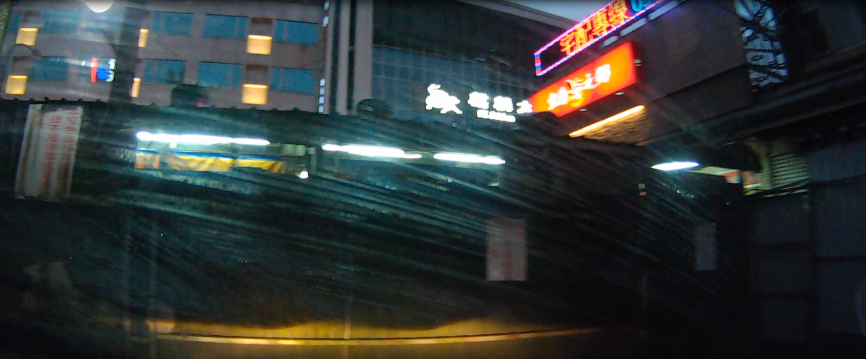
//> input picture RainDetection/light3.PNG, 1732 x 717 px, given in place of 0130.jpg, which was not available (shown at 1/2 size)
$ ./RainDetection   (built with g++ and OpenCV 4)
//> lines starting //> are read from the running program, lines starting //| are printed output that depends on the picture; after the words box and inside, x2 and y2 are one past the last pixel; in counts of white or black regions, pixels touching at a corner belong together; pictures that were not available may be replaced by others from this repository, and a replacement may not be noted
### RainDetection/stdafx.h
// stdafx.h : include file for standard system include files,
// or project specific include files that are used frequently, but
// are changed infrequently
//

#pragma once

#include "targetver.h"

#include <stdio.h>
#include <tchar.h>


// TODO: reference additional headers your program requires here

### RainDetection/RainDetection.cpp
// RainDetection.cpp : Defines the entry point for the console application.
//

#include "stdafx.h"
#include <opencv2\objdetect\objdetect.hpp>
#include <opencv2\highgui\highgui.hpp>
#include <opencv2\imgproc\imgproc.hpp>
#include <opencv2\core\core.hpp>
#include <iostream>

using namespace std;
using namespace cv;

string rainDropsCascadeName = "raindrops_cascade_night_300_100_21_haar.xml";
//string rainDropsCascadeName = "raindrops_cascade_daylight_300_100_30.xml";
CascadeClassifier raindropsCascade;


void detectAndDisplay(Mat frame)
{
	std::vector<Rect> drops;
	Mat gray;

	cvtColor(frame, gray, CV_BGR2GRAY);
	equalizeHist(gray, gray);

	//-- Detect faces
	raindropsCascade.detectMultiScale(gray, drops, 1.1, 1, 0, Size(1,1), Size(48,48));

	cout << "drops count : " << drops.size() << endl;

	for (size_t i = 0; i < drops.size(); i++)
	{
		Point center(drops[i].x + drops[i].width*0.5, drops[i].y + drops[i].height*0.5);
		ellipse(frame, center, Size(drops[i].width*0.5, drops[i].height*0.5), 0, 0, 360, Scalar(255, 0, 255), 1, 8, 0);
	}
	//-- Show what you got
	//namedWindow("Raindrops", 0);
	imshow("Raindrops", frame);
}

int _tmain(int argc, _TCHAR* argv[])
{
	VideoCapture capture("test/PX_test/MOV_0004-1.MOV");//影片路徑
	Mat frame;
	Mat image;
	Mat imageROI, imageGray, imageBin;

	//-- 1. Load the cascades
	if (!raindropsCascade.load(rainDropsCascadeName)) {
		cout << "Cannot load cascade file !!!" << endl;
		system("pause");
		return -1;
	}

	image = imread("0130.jpg");
//> image is the input picture: 717 rows x 1732 cols, CV_8UC3; mean B, G, R 54.9, 55.7, 49.7
	cvtColor(image, imageGray, CV_BGR2GRAY);
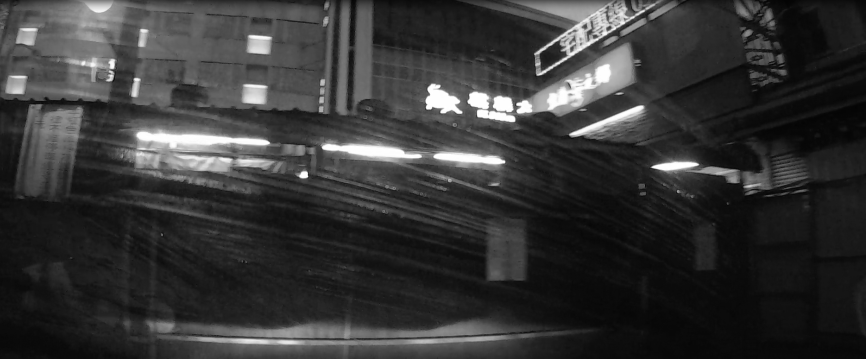
//> imageGray: 717 rows x 1732 cols, CV_8UC1 (shown at 1/2 size); min 0, max 255, mean 53.8
	//threshold(imageGray, )
	//namedWindow("Image", 0);
	imshow("Image", imageGray);

	imageROI = image(Rect(0, 0, image.cols, image.rows * 0.67));
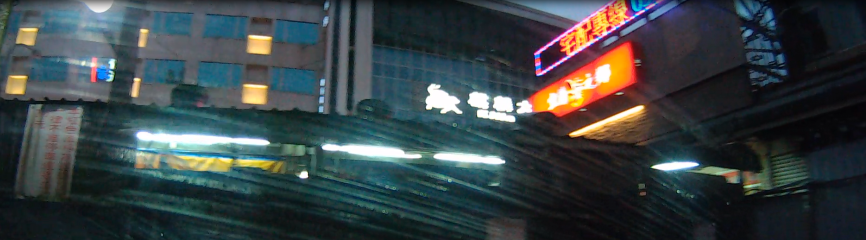
//> imageROI: 480 rows x 1732 cols, CV_8UC3 (shown at 1/2 size); mean B, G, R 69.7, 67.3, 57.8
	resize(imageROI, imageROI, Size(1920, 720));
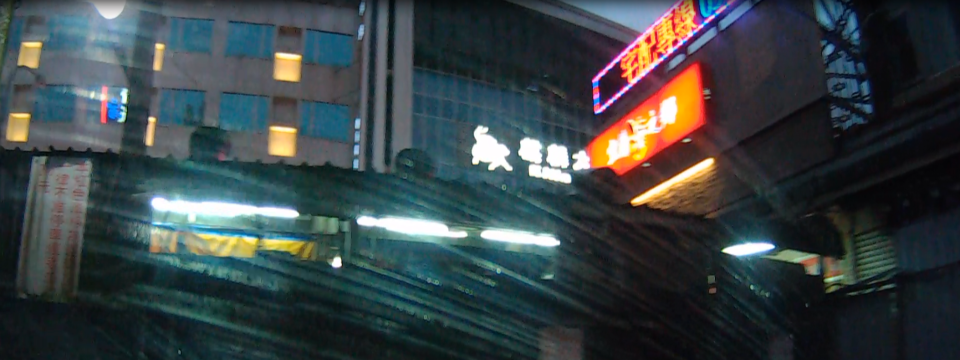
//> imageROI: 720 rows x 1920 cols, CV_8UC3 (shown at 1/2 size); mean B, G, R 69.6, 67.3, 57.8


	detectAndDisplay(imageROI);
//> in detectAndDisplay, `cvtColor(frame, gray, CV_BGR2GRAY);`:
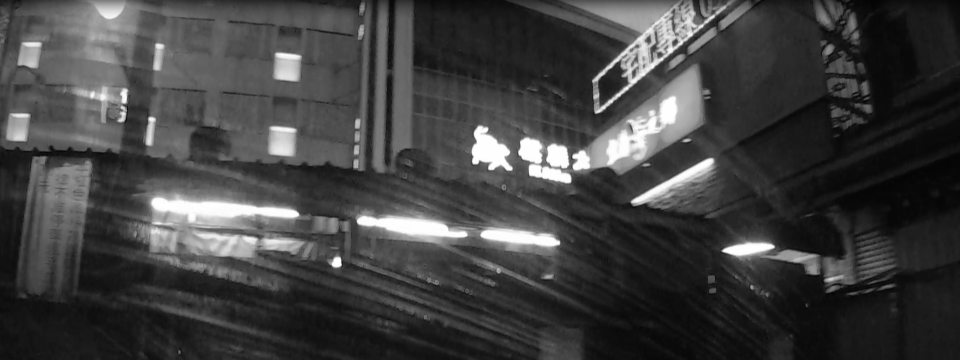
//> gray: 720 rows x 1920 cols, CV_8UC1 (shown at 1/2 size); min 2, max 255, mean 64.7
//> in detectAndDisplay, `equalizeHist(gray, gray);`:
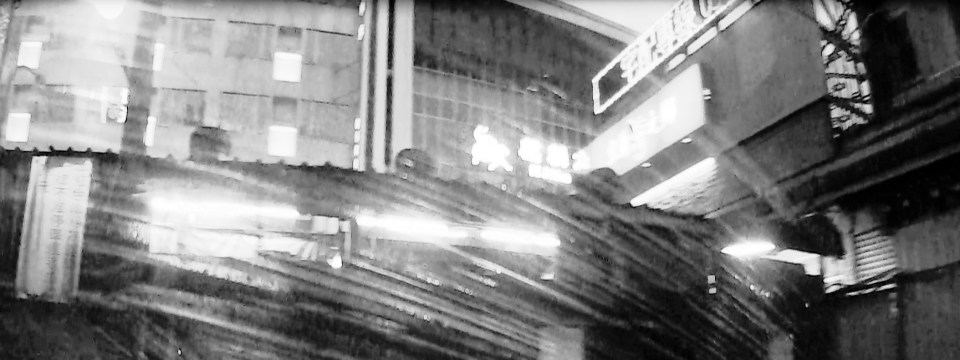
//> gray: 720 rows x 1920 cols, CV_8UC1 (shown at 1/2 size); min 0, max 255, mean 128.6
//> in detectAndDisplay, `raindropsCascade.detectMultiScale(gray, drops, 1.1, 1, 0, Size(1,1), S..`: drops = 14 Rects (x, y, width, height), first 8: [815, 350, 16, 16], [844, 626, 16, 16], [999, 365, 18, 18], [80, 64, 26, 26], [795, 339, 24, 24], [1797, 393, 25, 25], [698, 234, 30, 30], [1405, 543, 31, 31]
//| drops count : 14
//> the loop in detectAndDisplay, `for (size_t i = 0; i < drops.size(); i++)` made 14 passes
//> center on passes 1 to 12: Point(823, 358), Point(852, 634), Point(1008, 374), Point(93, 77), Point(807, 351), Point(1809, 405), Point(713, 249), Point(1420, 558), Point(1192, 216), Point(875, 606), Point(714, 636), Point(982, 647)
//> after the loop in detectAndDisplay, `for (size_t i = 0; i < drops.size(); i++)`:
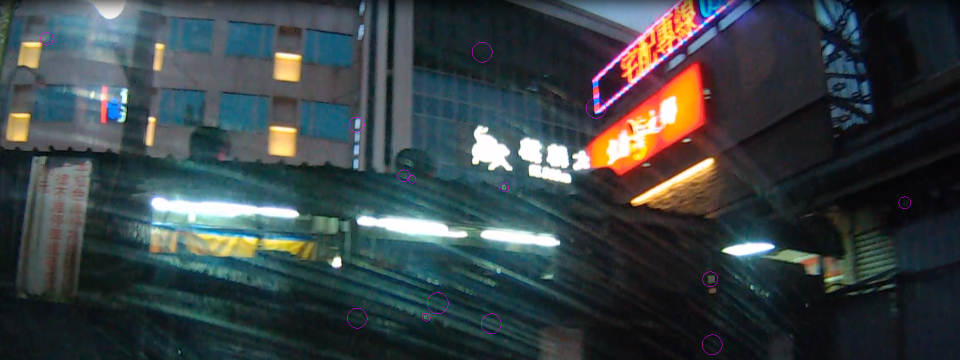
//> frame: 720 rows x 1920 cols, CV_8UC3 (shown at 1/2 size); 0.09% of pixels changed, all inside (x1, y1, x2, y2) = (80, 64, 1822, 710)


	if (!capture.isOpened())
	{
	cout << "fail to open!" << endl;
	return -1;
	}

	// [12 lines of commented-out code are left out]

	waitKey(0);
	return 0;
}
